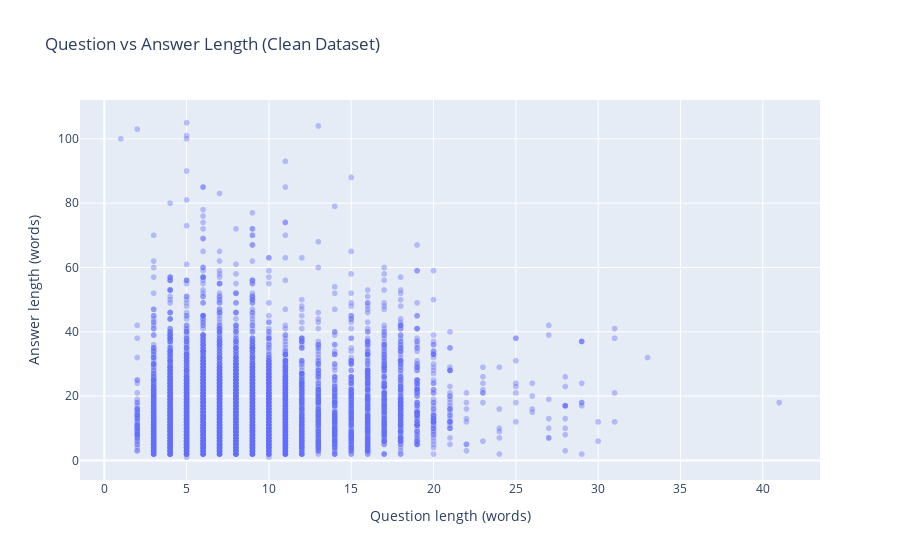

Notebook code for this chart:
### Markdown cell above
# 5) Histogram – Answer length
fig_a = px.histogram(
    df,
    x="answer_len",
    nbins=30,
    title="Answer Length Distribution (Clean Dataset)",
    labels={"answer_len": "Answer length (words)", "count": "Number of answers"}
)
fig_a.show()

### Code cell
# 6) Scatter – Question vs Answer length
fig_len = px.scatter(
    df,
    x="question_len",
    y="answer_len",
    title="Question vs Answer Length (Clean Dataset)",
    labels={
        "question_len": "Question length (words)",
        "answer_len": "Answer length (words)"
    },
    opacity=0.4
)
fig_len.show()

### Figure 1 — Plotly figure (JSON) as saved in the notebook; plotly's stock layout.template omitted (floating-point values rounded to 4 significant figures; data arrays with more than 128 entries replaced by an {"elided": "..."} marker saying what was removed)
{"data": [{"hovertemplate": "Question length (words)=%{x}<br>Answer length (words)=%{y}<extra></extra>", "legendgroup": "", "marker": {"color": "#636efa", "opacity": 0.4, "symbol": "circle"}, "mode": "markers", "name": "", "showlegend": false, "type": "scattergl", "x": {"elided": "8294 int values"}, "xaxis": "x", "y": {"elided": "8294 int values"}, "yaxis": "y"}], "layout": {"legend": {"tracegroupgap": 0}, "title": {"text": "Question vs Answer Length (Clean Dataset)"}, "xaxis": {"anchor": "y", "domain": [0, 1], "title": {"text": "Question length (words)"}}, "yaxis": {"anchor": "x", "domain": [0, 1], "title": {"text": "Answer length (words)"}}}}
